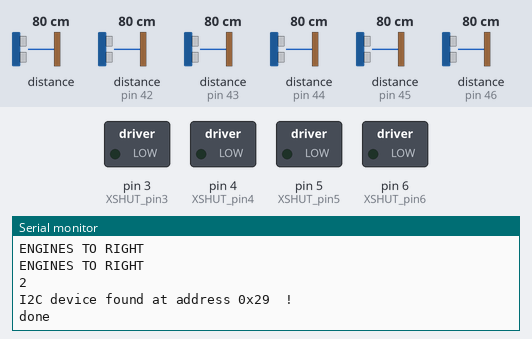
This sketch was run on a simulated Arduino Uno, built with avr-gcc and run on an emulated ATmega328P. On the bench: switched loads named in the sketch (green lamp = pin HIGH), the last lines printed to the serial monitor. Inputs (shaded band) come from the test bench; at power-on: distance to the obstacle (sensors on pin 42, pin 44, pin 43, pin 45, pin 46) 80 cm, distance to the obstacle 80 cm.

Above: at 1.2 s.
1.3 s: distance to the obstacle (sensor on pin 42) set to 2 cm
At 1.85 s:
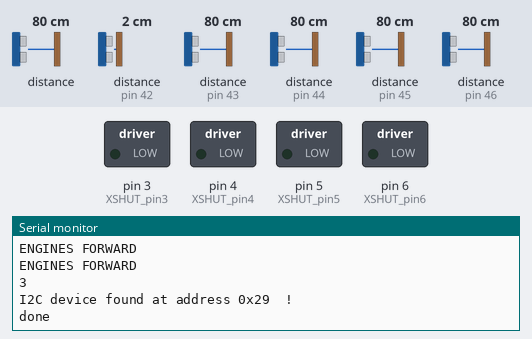
3.3 s: distance to the obstacle (sensor on pin 44) set to 2 cm
At 3.75 s:
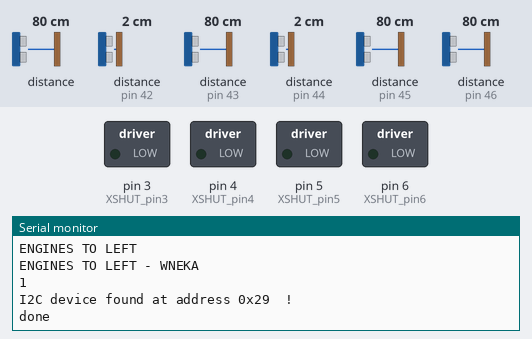
4.9 s: distance to the obstacle (sensor on pin 44) set to 35 cm
At 5.35 s:
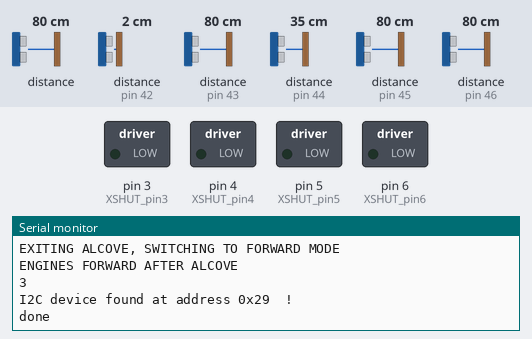
Timing chart, 0 to 7.9 s (numbered marks = the images above; inputs shaded):
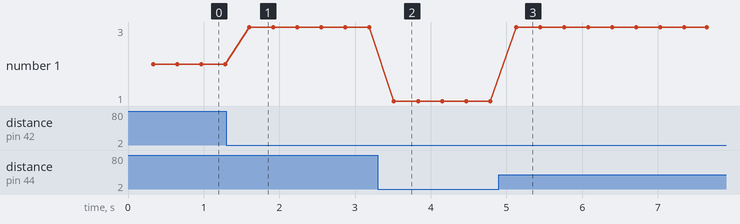

The sketch:

Master.ino
```cpp
#include <Wire.h>
#include "VL53L0X.h"

// ------------------------------
// Definition of global constants
// ------------------------------

int dist_array[7];
bool wneka = false;
bool exitingAlcove = false;
int current_direction = 0;
unsigned long alcoveExitTime = 0;

#define FORWARD_TIME_AFTER_ALCOVE 2500

enum CURRENT_DIR{
  STOP,
  MOVE_LEFT,
  MOVE_RIGHT,
  MOVE_FORWARD,
};

#define SAFE_DIST 250

// XSHUT PINS are responsible for enabling the change of the VL530LX sensor address
#define XSHUT_pin2 2
#define XSHUT_pin3 3
#define XSHUT_pin4 4
#define XSHUT_pin5 5
#define XSHUT_pin6 6

// Slave arduino address in the I2C BUS
#define SLAVE_ADDR 9

// New unique addersses of VL530LX sensors
#define Sensor2_newAddress 42
#define Sensor3_newAddress 43
#define Sensor4_newAddress 44
#define Sensor5_newAddress 45
#define Sensor6_newAddress 46


// ------------------------------
// Creation of all necesary global instances
// ------------------------------

VL53L0X Sensor1;
VL53L0X Sensor2;
VL53L0X Sensor3;
VL53L0X Sensor4;
VL53L0X Sensor5;
VL53L0X Sensor6;

// ------------------------------
// ------------------------------

void setup() {

// According to documentation, to change the address, at first the pin must be set to output
pinMode(XSHUT_pin2, OUTPUT);
pinMode(XSHUT_pin3, OUTPUT);
pinMode(XSHUT_pin4, OUTPUT);
pinMode(XSHUT_pin5, OUTPUT);
pinMode(XSHUT_pin6, OUTPUT);

Wire.begin();
Serial.begin(9600);


// To actually change the address of VL530LX sensor the setAddress() method should be used
// Then the XSHUT pin must be set to input and delayed for 10ms.
Sensor2.setAddress(Sensor2_newAddress);
pinMode(XSHUT_pin2, INPUT);
delay(10);

Sensor3.setAddress(Sensor3_newAddress);
pinMode(XSHUT_pin3, INPUT);
delay(10);

Sensor4.setAddress(Sensor4_newAddress);
pinMode(XSHUT_pin4, INPUT);
delay(10);

Sensor5.setAddress(Sensor5_newAddress);
pinMode(XSHUT_pin5, INPUT);
delay(10);

Sensor6.setAddress(Sensor6_newAddress);
pinMode(XSHUT_pin6, INPUT);
delay(10);

// Conditional statements used for debug to check if any error occured durgin initialization

if(Sensor1.init()){
  Serial.print('Sensor 1 initialized properly');
}
if(Sensor2.init()){
  Serial.print('Sensor 2 initialized properly');
}

if(Sensor3.init()){
  Serial.print('Sensor 3 initialized properly');
}
if(Sensor4.init()){
  Serial.print('Sensor 4 initialized properly');
}
if(Sensor5.init()){
  Serial.print('Sensor 5 initialized properly');
}

if(Sensor6.init()){
  Serial.print('Sensor 6 initialized properly');
}


// In order to omit infinite read from the sensor the timeout should be set
// If the timeout occurs the sensor return value = MAX(uint16)
Sensor1.setTimeout(500);
Sensor2.setTimeout(500);
Sensor3.setTimeout(500);
Sensor4.setTimeout(500);
Sensor5.setTimeout(500);
Sensor6.setTimeout(500);


// Set sensors to continous read
Sensor1.startContinuous();
Sensor2.startContinuous();
Sensor3.startContinuous();
Sensor4.startContinuous();
Sensor5.startContinuous();
Sensor6.startContinuous();

Serial.println("Master initialized properly.");
}

// ------------------------------
// ------------------------------

void loop() {
  searchForDevices();

  readFromSensor();

  processSensorInfo();

  sendSteering();

  delay(100);
}


// ------------------------------
// Functions
// ------------------------------

// This function is used to search for discovering accessible devices on the I2C BUS
void searchForDevices() {
  byte error, address;
  int nDevices;
  nDevices = 0;
  for(address = 1; address < 127; address++ )
  {
    Wire.beginTransmission(address);
    error = Wire.endTransmission();

    if (error == 0)
    {
      Serial.print("I2C device found at address 0x");
      if (address<16)
        Serial.print("0");
      Serial.print(address,HEX);
      Serial.println("  !");

      nDevices++;
    }
    else if (error==4)
    {
      Serial.print("Unknown error at address 0x");
      if (address<16)
        Serial.print("0");
      Serial.println(address,HEX);
    }
  }
  if (nDevices == 0)
    Serial.println("No I2C devices found");
  else
    Serial.println("done");
}

// This function is used to read data from sensors
void readFromSensor() {
  // Serial.print("Odczyt z pierwszego czujnika: ");
  // Serial.println(Sensor1.readRangeContinuousMillimeters());
  dist_array[0] = Sensor1.readRangeContinuousMillimeters();

  // Serial.print("Odczyt z drugiego czujnika: ");
  // Serial.println(Sensor2.readRangeContinuousMillimeters());
  dist_array[1] = Sensor2.readRangeContinuousMillimeters();

  // Serial.print("Odczyt z 3 czujnika: ");
  // Serial.println(Sensor3.readRangeContinuousMillimeters());
  dist_array[2] = Sensor3.readRangeContinuousMillimeters();

  // Serial.print("Odczyt z 4 czujnika: ");
  // Serial.println(Sensor4.readRangeContinuousMillimeters());
  dist_array[3] = Sensor4.readRangeContinuousMillimeters();

  // Serial.print("Odczyt z 5 czujnika: ");
  // Serial.println(Sensor5.readRangeContinuousMillimeters());
  dist_array[4] = Sensor5.readRangeContinuousMillimeters();

  // Serial.print("Odczyt z 6 czujnika: ");
  // Serial.println(Sensor6.readRangeContinuousMillimeters());
  dist_array[5] = Sensor6.readRangeContinuousMillimeters();
}

// This function will be used to process and prepare data to be sent to slave
int processSensorInfo() {
  unsigned long currentTime = millis();

  // Normal mode
  if (!wneka) {
    // If the robot is in an open space, it moves to the right
    if ((dist_array[4] > SAFE_DIST && dist_array[4] > SAFE_DIST) &&
        (dist_array[2] > SAFE_DIST && dist_array[1] > SAFE_DIST)) {
      Serial.println("ENGINES TO RIGHT");
      current_direction = CURRENT_DIR::MOVE_RIGHT;
      return CURRENT_DIR::MOVE_RIGHT;
    }
    // If the robot encounters an obstacle in front, it enters recess mode
    if ((dist_array[4] <= SAFE_DIST) || (dist_array[3] <= SAFE_DIST)) {
      current_direction = CURRENT_DIR::MOVE_LEFT;
      Serial.println("ENGINES TO LEFT");
      wneka = true;
      return CURRENT_DIR::MOVE_LEFT;
    }
    // If there are no obstacles in front of the robot, it moves forward
    if (dist_array[4] > SAFE_DIST && dist_array[3] > SAFE_DIST) {
      Serial.println("ENGINES FORWARD");
      current_direction = CURRENT_DIR::MOVE_FORWARD;
      return CURRENT_DIR::MOVE_FORWARD;
    }
    // If the distance from the wall is greater than the safe distance, it moves to the right
    if ((current_direction != CURRENT_DIR::MOVE_LEFT) && dist_array[2] > SAFE_DIST && dist_array[1] > SAFE_DIST) {
      Serial.println("ENGINES TO RIGHT");
      current_direction = CURRENT_DIR::MOVE_RIGHT;
      return CURRENT_DIR::MOVE_RIGHT;
    }
  }

  // Alcove mode
  if (wneka) {
    // If there is an obstacle in front of the robot, it continues to move to the left
    if ((dist_array[4] <= SAFE_DIST) || (dist_array[3] <= SAFE_DIST)) {
      Serial.println("ENGINES TO LEFT - WNEKA");
      current_direction = CURRENT_DIR::MOVE_LEFT;
      return CURRENT_DIR::MOVE_LEFT;
    }
    // The condition of leaving the recess - if the robot has a safe distance in front and on the side
    if(!exitingAlcove && dist_array[4] > SAFE_DIST && dist_array[3] > SAFE_DIST) {
      Serial.println("EXITING ALCOVE, SWITCHING TO FORWARD MODE");
      exitingAlcove = true;
      alcoveExitTime = currentTime;
      current_direction = CURRENT_DIR::MOVE_FORWARD;
      return CURRENT_DIR::MOVE_FORWARD;
    }
  }

  //After leaving the alcove, drive straight for a certain amount of time
  if (exitingAlcove) {
    if (currentTime - alcoveExitTime < FORWARD_TIME_AFTER_ALCOVE) {
      Serial.println("ENGINES FORWARD AFTER ALCOVE");
      current_direction = CURRENT_DIR::MOVE_FORWARD;
      return CURRENT_DIR::MOVE_FORWARD;
    } else {
      Serial.println("RESUMING NORMAL MODE");
      wneka = false;
      exitingAlcove = false;
    }
  }
}

// This function is a very basic example of sending value to slave via I2C BUS
void sendSteering() {
  Wire.beginTransmission(SLAVE_ADDR);
  int temp = processSensorInfo();
  Serial.println(temp);
  Wire.write(temp);
  Wire.endTransmission();
}
```

Measured:
- after the input at 1.3 s, the serial monitor: prints a new line after 0.26 s (image 1)
- after the input at 3.3 s, the serial monitor: prints a new line after 0.17 s (image 2)
- after the input at 4.9 s, the serial monitor: prints a new line after 0.15 s (image 3)
- plotted number 1: 2 → 3 after the input at 1.3 s, 3 → 1 after the input at 3.3 s
